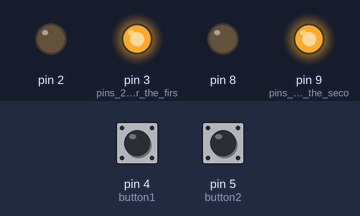
Bench run of a sketch on a simulated Arduino Uno, built with avr-gcc and run on an emulated ATmega328P. Parts: output pins drawn as LEDs (lit = HIGH). Inputs (shaded band) come from the test bench; at power-on: pin 4 (button1) LOW, pin 5 (button2) LOW.

Above: at 1.2 s.
1.3 s: pin 4 (button1) pulled HIGH for 0.15 s
At 2.5 s:
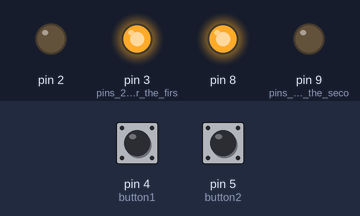
4.4 s: pin 5 (button2) pulled HIGH for 3.2 s
At 7.5 s:
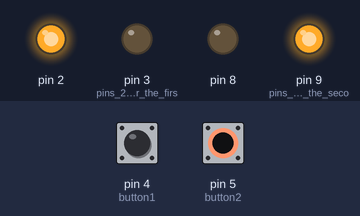
9.1 s: pin 4 (button1) pulled HIGH for 3.2 s
At 12.5 s:
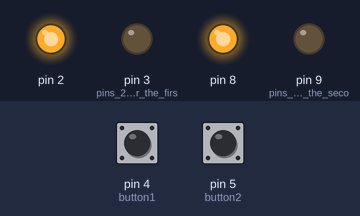
Timing chart, 0 to 17.8 s (numbered marks = the images above; inputs shaded):
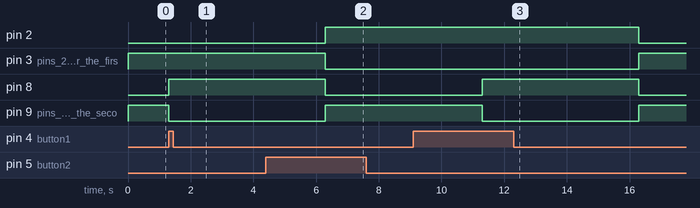

Measured:
- after the input at 1.3 s, pin 8: LOW → HIGH at once; pin 9 (pins_8_and_9_for_the_seco): HIGH → LOW at once
- after the input at 4.4 s, pin 2: LOW → HIGH after 1.9 s; pin 3 (pins_2_and_3_for_the_firs): HIGH → LOW after 1.9 s
- after the input at 9.1 s, pin 2: HIGH → LOW after 7.2 s instead of 2.2 s; pin 3 (pins_2_and_3_for_the_firs): LOW → HIGH after 7.2 s instead of 2.2 s; pin 8: LOW → HIGH after 2.2 s, → LOW 5.0 s later; pin 9 (pins_8_and_9_for_the_seco): HIGH → LOW after 2.2 s, → HIGH 5.0 s later

The sketch:

2_Dc.ino
```cpp
const int button1 = 4;
const int button2 = 5;

int buttonstate1 = 0;
int buttonstate2 = 0;


void setup()

{

pinMode(2,OUTPUT);
pinMode(3,OUTPUT); // pins 2 and 3 for the first motor
pinMode(8,OUTPUT);
pinMode(9,OUTPUT); // pins 8 and 9 for the second motor
pinMode(button1,INPUT);
pinMode(button2,INPUT); // pins 4 and 5 for push buttons that will control the direction of the first motor

}

void loop()
{
    buttonstate1 = digitalRead(button1);
        buttonstate2 = digitalRead(button2);


  if (buttonstate1 == HIGH){

    digitalWrite(8,HIGH);
        digitalWrite(9,LOW);
    delay(5000);
  }

    else {

          digitalWrite(8,LOW);
              digitalWrite(9,HIGH);

    }


if (buttonstate2 == HIGH){

    digitalWrite(2,HIGH);
        digitalWrite(3,LOW);
  delay(5000);
}

    else {

          digitalWrite(2,LOW);
              digitalWrite(3,HIGH);

    }


  }
```
